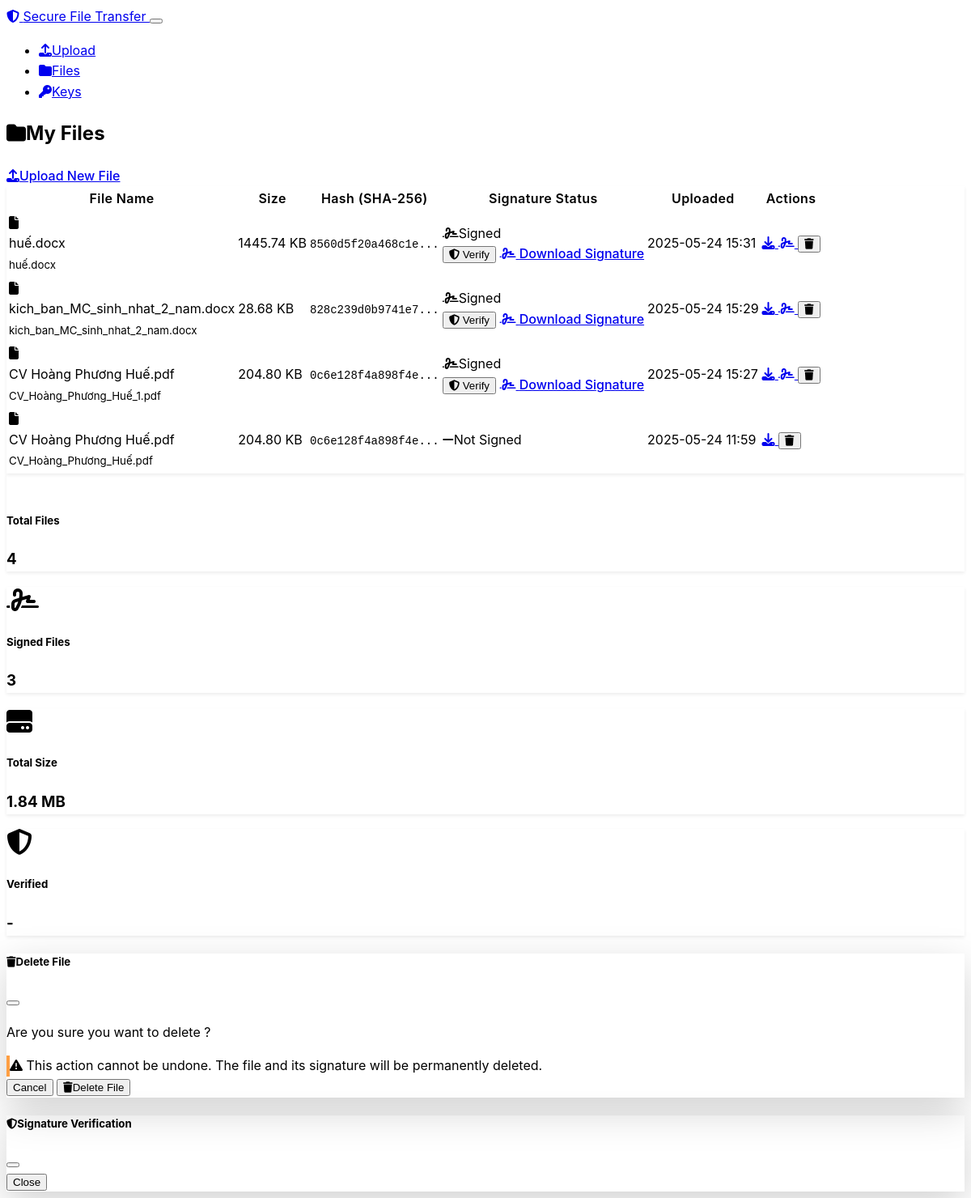
Page /files on the earlier database version.
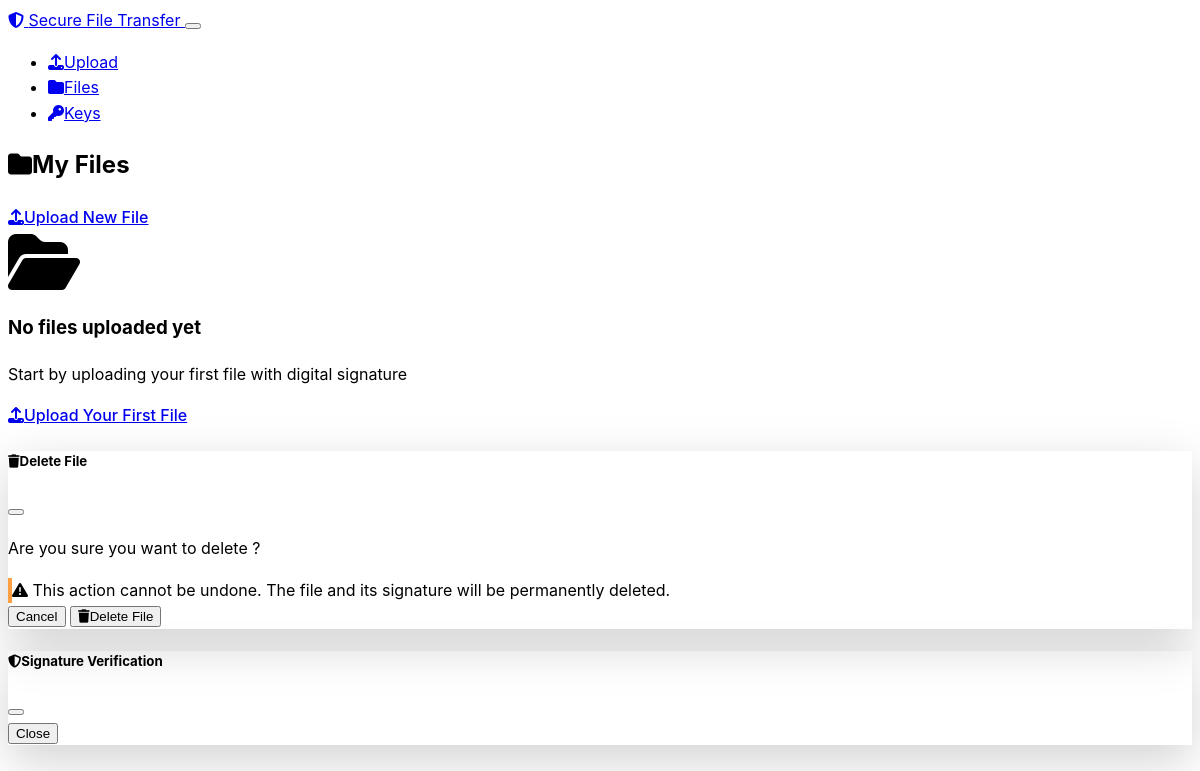
Same page on the later database version.
### models.py (models this page shows, shortened)
class FileRecord(db.Model):
    id = db.Column(db.Integer, primary_key=True)
    filename = db.Column(db.String(255), nullable=False)
    original_filename = db.Column(db.String(255), nullable=False)
    file_path = db.Column(db.String(500), nullable=False)
    file_size = db.Column(db.Integer, nullable=False)
    file_hash = db.Column(db.String(64), nullable=False)  # SHA-256 hash
    signature = db.Column(Text, nullable=True)  # RSA signature
    signature_verified = db.Column(db.Boolean, default=False)
    uploaded_at = db.Column(db.DateTime, default=datetime.utcnow)
    user_id = db.Column(db.Integer, db.ForeignKey('user.id'), nullable=False)

### routes.py (the view)
@app.route('/files')
def files():
    user = User.query.first()
    if not user:
        user = User(username='default_user')
        db.session.add(user)
        db.session.commit()
    user_files = FileRecord.query.filter_by(user_id=user.id).order_by(FileRecord.uploaded_at.desc()).all()
    if not user.private_key or not user.public_key:
        flash('Bạn chưa có khóa RSA. Vui lòng tạo khóa để ký số các file.', 'warning')
    return render_template('files.html', user=user, files=user_files)

### templates/files.html (shortened to what this page needs)
{% extends "base.html" %}
{% block content %}
<div class="d-flex justify-content-between align-items-center mb-4">
    <h2>
        <i class="fas fa-folder me-2"></i>My Files
    </h2>
    <a href="{{ url_for('upload_page') }}" class="btn btn-primary">
        <i class="fas fa-upload me-1"></i>Upload New File
    </a>
</div>
{% if files %}
<div class="card">
    <div class="card-body">
        <div class="table-responsive">
            <table class="table table-hover">
                <thead>
                    <tr>
                        <th>File Name</th>
                        <th>Size</th>
                        <th>Hash (SHA-256)</th>
                        <th>Signature Status</th>
                        <th>Uploaded</th>
                        <th>Actions</th>
                    </tr>
                </thead>
                <tbody>
                    {% for file in files %}
                    <tr id="file-row-{{ file.id }}">
                        <td>
                            <div class="d-flex align-items-center">
                                <i class="fas fa-file me-2"></i>
                                <div>
                                    <div class="fw-bold">{{ file.original_filename }}</div>
                                    <small class="text-muted">{{ file.filename }}</small>
                                </div>
                            </div>
                        </td>
                        <td>{{ "%.2f"|format(file.file_size / 1024) }} KB</td>
                        <td>
                            <small class="font-monospace text-muted">
                                {{ file.file_hash[:16] }}...
                            </small>
                        </td>
                        <td>
                            <div id="signature-status-{{ file.id }}">
                                {% if file.signature %}
                                    <span class="badge bg-success">
                                        <i class="fas fa-signature me-1"></i>Signed
                                    </span>
                                    <div class="btn-group ms-1">
                                        <button class="btn btn-sm btn-outline-info" onclick="verifySignature({{ file.id }})">
                                            <i class="fas fa-shield-alt"></i> Verify
                                        </button>
                                        <a href="{{ url_for('download_signature', file_id=file.id) }}" class="btn btn-sm btn-outline-success">
                                            <i class="fas fa-signature"></i> Download Signature
                                        </a>
                                    </div>
                                {% else %}
                                    <span class="badge bg-secondary">
                                        <i class="fas fa-minus me-1"></i>Not Signed
                                    </span>
                                {% endif %}
                            </div>
                        </td>
                        <td>{{ file.uploaded_at.strftime('%Y-%m-%d %H:%M') }}</td>
                        <td>
                            <div class="btn-group" role="group">
                                <a href="{{ url_for('download_file', file_id=file.id) }}"
                                   class="btn btn-sm btn-outline-primary"
                                   title="Download File">
                                    <i class="fas fa-download"></i>
                                </a>
                                {% if file.signature %}
                                <a href="{{ url_for('download_signature', file_id=file.id) }}"
                                   class="btn btn-sm btn-outline-success"
                                   title="Download Signature">
                                    <i class="fas fa-signature"></i>
                                </a>
                                {% endif %}
                                <button class="btn btn-sm btn-outline-danger"
                                        onclick="deleteFile({{ file.id }}, '{{ file.original_filename }}')"
                                        title="Delete">
                                    <i class="fas fa-trash"></i>
                                </button>
                            </div>
                        </td>
                    </tr>
                    {% endfor %}
                </tbody>
            </table>
        </div>
    </div>
</div>
<div class="row mt-4">
    <div class="col-md-3">
        <div class="card text-center">
            <div class="card-body">
                <h5>Total Files</h5>
                <h3 class="text-primary">{{ files|length }}</h3>
            </div>
        </div>
    </div>
    <div class="col-md-3">
        <div class="card text-center">
            <div class="card-body">
                <i class="fas fa-signature fa-2x text-success mb-2"></i>
                <h5>Signed Files</h5>
                <h3 class="text-success">{{ files|selectattr('signature')|list|length }}</h3>
            </div>
        </div>
    </div>
    <div class="col-md-3">
        <div class="card text-center">
            <div class="card-body">
                <i class="fas fa-hdd fa-2x text-info mb-2"></i>
                <h5>Total Size</h5>
                <h3 class="text-info">{{ "%.2f"|format(files|sum(attribute='file_size') / 1024 / 1024) }} MB</h3>
            </div>
        </div>
    </div>
    <div class="col-md-3">
        <div class="card text-center">
            <div class="card-body">
                <i class="fas fa-shield-alt fa-2x text-warning mb-2"></i>
                <h5>Verified</h5>
                <h3 class="text-warning">-</h3>
            </div>
        </div>
    </div>
</div>
{% else %}
<div class="text-center py-5">
    <i class="fas fa-folder-open fa-4x text-muted mb-4"></i>
    <h3 class="text-muted">No files uploaded yet</h3>
    <p class="text-muted mb-4">Start by uploading your first file with digital signature</p>
    <a href="{{ url_for('upload_page') }}" class="btn btn-primary btn-lg">
        <i class="fas fa-upload me-2"></i>Upload Your First File
    </a>
</div>
{% endif %}
<div class="modal fade" id="deleteModal" tabindex="-1">
    <div class="modal-dialog">
        <div class="modal-content">
            <div class="modal-header">
                <h5 class="modal-title">
                    <i class="fas fa-trash me-2"></i>Delete File
                </h5>
                <button type="button" class="btn-close" data-bs-dismiss="modal"></button>
            </div>
            <div class="modal-body">
                <p>Are you sure you want to delete <strong id="deleteFileName"></strong>?</p>
                <div class="alert alert-warning">
                    <i class="fas fa-exclamation-triangle me-2"></i>
                    This action cannot be undone. The file and its signature will be permanently deleted.
                </div>
            </div>
            <div class="modal-footer">
                <button type="button" class="btn btn-secondary" data-bs-dismiss="modal">Cancel</button>
                <form id="deleteForm" method="POST" style="display: inline;">
                    <button type="submit" class="btn btn-danger">
                        <i class="fas fa-trash me-1"></i>Delete File
                    </button>
                </form>
            </div>
        </div>
    </div>
</div>
<div class="modal fade" id="verificationModal" tabindex="-1">
    <div class="modal-dialog">
        <div class="modal-content">
            <div class="modal-header">
                <h5 class="modal-title">
                    <i class="fas fa-shield-alt me-2"></i>Signature Verification
                </h5>
                <button type="button" class="btn-close" data-bs-dismiss="modal"></button>
            </div>
            <div class="modal-footer">
                <button type="button" class="btn btn-secondary" data-bs-dismiss="modal">Close</button>
            </div>
        </div>
    </div>
</div>
{% endblock %}

### templates/base.html (shortened to what this page needs)
<!DOCTYPE html>
<html lang="en" data-bs-theme="dark">
<head>
    <link href="https://cdn.replit.com/agent/bootstrap-agent-dark-theme.min.css" rel="stylesheet">
    <link rel="stylesheet" href="https://cdnjs.cloudflare.com/ajax/libs/font-awesome/6.4.0/css/all.min.css">
    <link rel="stylesheet" href="{{ url_for('static', filename='css/style.css') }}">
</head>
<body>
    <nav class="navbar navbar-expand-lg navbar-dark bg-dark">
        <div class="container">
            <a class="navbar-brand" href="{{ url_for('index') }}">
                <i class="fas fa-shield-alt me-2"></i>
                Secure File Transfer
            </a>
            <button class="navbar-toggler" type="button" data-bs-toggle="collapse" data-bs-target="#navbarNav">
            </button>
            <div class="collapse navbar-collapse" id="navbarNav">
                <ul class="navbar-nav me-auto">
                    <li class="nav-item">
                        <a class="nav-link" href="{{ url_for('upload_page') }}">
                            <i class="fas fa-upload me-1"></i>Upload
                        </a>
                    </li>
                    <li class="nav-item">
                        <a class="nav-link" href="{{ url_for('files') }}">
                            <i class="fas fa-folder me-1"></i>Files
                        </a>
                    </li>
                    <li class="nav-item">
                        <a class="nav-link" href="{{ url_for('keys') }}">
                            <i class="fas fa-key me-1"></i>Keys
                        </a>
                    </li>
                </ul>
            </div>
        </div>
    </nav>
    <main class="container my-4">
        {% block content %}{% endblock %}
    </main>
</body>
</html>

### static/css/style.css (style rules this page uses)
:root { --primary-color: 15 115 223; --success-color: 40 199 111; --warning-color: 255 159 67; --danger-color: 234 84 85; --info-color: 102 204 255; --dark-color: 45 55 75; --light-color: 248 249 250; }
body { font-family: -apple-system, BlinkMacSystemFont, 'Segoe UI', Roboto, sans-serif; line-height: 1.6; }
.container { animation: fadeIn 0.5s ease-in-out; }
.btn { font-weight: 500; transition: all 0.2s ease; }
.modal-content { border: none; box-shadow: 0 1rem 3rem rgba(0, 0, 0, 0.175); }
.modal-header { border-bottom: 1px solid var(--bs-border-color); }
.modal-footer { border-top: 1px solid var(--bs-border-color); }
.alert { border: none; border-left: 4px solid; }
.alert-warning { border-left-color: rgb(var(--warning-color)); }

Differences in the rows shown:
removed FileRecord: original_filename "huế.docx", filename "huế.docx", file.file_size/1024 "1445.74", file_hash "8560d5f20a468c1e", uploaded_at "2025-05-24 15:31"
removed FileRecord: original_filename "kich_ban_MC_sinh_nhat_2_nam.docx", filename "kich_ban_MC_sinh_nhat_2_nam.docx", file.file_size/1024 "28.68", file_hash "828c239d0b9741e7", uploaded_at "2025-05-24 15:29"
removed FileRecord: original_filename "CV Hoàng Phương Huế.pdf", filename "CV_Hoàng_Phương_Huế_1.pdf", file.file_size/1024 "204.80", file_hash "0c6e128f4a898f4e", uploaded_at "2025-05-24 15:27"
removed FileRecord: original_filename "CV Hoàng Phương Huế.pdf", filename "CV_Hoàng_Phương_Huế.pdf", file.file_size/1024 "204.80", file_hash "0c6e128f4a898f4e", shows "Not Signed", uploaded_at "2025-05-24 11:59"
Other differences:
{{ files|length }}: "4" → (not shown)
{{ files|selectattr('signature')|list|length }}: "3" → (not shown)
{{ "%.2f"|format(files|sum(attribute='file_size') / 1024 / 1024) }}: "1.84" → (not shown)
text no longer shown: "File Name Size Hash (SHA-256) Signature Status Uploaded Actions Total Files Signed Files Total Size MB Verified -"
text now shown: "No files uploaded yet Start by uploading your first file with digital signature Upload Your First File"
